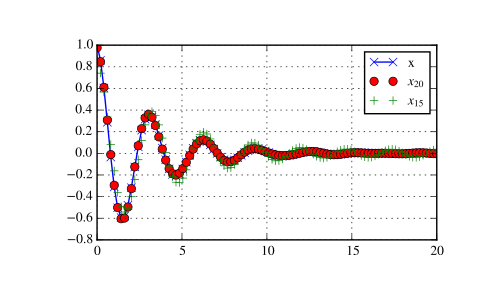

Here is the Python script that generated this plot:
from scipy.fftpack import dct, idct
import matplotlib.pyplot as plt
N = 100
t = np.linspace(0,20,N)
x = np.exp(-t/3)*np.cos(2*t)
y = dct(x, norm='ortho')
window = np.zeros(N)
window[:20] = 1
yr = idct(y*window, norm='ortho')
sum(abs(x-yr)**2) / sum(abs(x)**2)
# 0.0010901402257
plt.plot(t, x, '-bx')
plt.plot(t, yr, 'ro')
window = np.zeros(N)
window[:15] = 1
yr = idct(y*window, norm='ortho')
sum(abs(x-yr)**2) / sum(abs(x)**2)
# 0.0718818065008
plt.plot(t, yr, 'g+')
plt.legend(['x', '$x_{20}$', '$x_{15}$'])
plt.grid()
plt.show()
